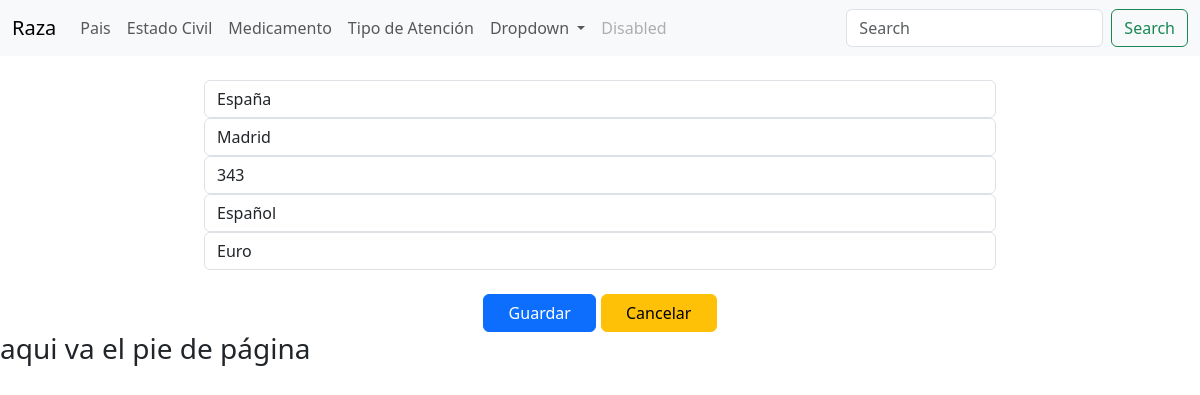
Screenshot of /editarPais/3 with the database file from the repository.
### Aplicaciones/Registro/models.py (models this page shows)
class Pais(models.Model):
    codigo_pa_va=models.AutoField(primary_key=True)
    nombre_pa_va=models.CharField(max_length=50)
    capital_va=models.CharField(max_length=50)
    poblacion_va=models.IntegerField()
    idioma_va=models.CharField(max_length=50)
    moneda_va=models.CharField(max_length=50)

### Aplicaciones/Registro/views.py (the view)
# urls.py: path('editarPais/<codigo_pa_va>', views.editarPais),
def editarPais(request, codigo_pa_va):
    paisEditar=Pais.objects.get(codigo_pa_va=codigo_pa_va)
    return render(request, 'editarPais.html', {'pais': paisEditar})

### Aplicaciones/Registro/templates/editarPais.html (shortened to what this page needs)
{% extends "./plantilla.html" %}
{% block contenido %}
{% load static %}
<div class="row">
  <div class="col-md-2">
  </div>
  <div class="col-md-8">
    <form class="" action="/procesarinformacionPais/" method="post">
        <input type="text" name="nombre_pa_va" value="{{pais.nombre_pa_va}}" id="nombre_pa_va" placeholder="Ingrese el nombre" class="form-control" required>
        <input type="text" name="capital_va" value="{{pais.capital_va}}" id="capital_va" placeholder="Ingrese la capital" class="form-control" required>
        <input type="text" name="poblacion_va" value="{{pais.poblacion_va}}" id="poblacion_va" placeholder="Ingrese la Poblacion" class="form-control" required>
        <input type="text" name="idioma_va" value="{{pais.idioma_va}}" id="idioma_va" placeholder="Ingrese el idioma" class="form-control" required>
         <input type="text" name="moneda_va" value="{{pais.moneda_va}}" id="moneda_va" placeholder="Ingrese la moneda" class="form-control" required>
         <br>
         <center>
           <button type="submit" name="button" class="btn btn-primary">&nbsp;&nbsp;&nbsp;Guardar&nbsp;&nbsp;&nbsp;</button>
           <button type="reset" name="button" class="btn btn-warning">&nbsp;&nbsp;&nbsp;Cancelar&nbsp;&nbsp;&nbsp;</button>
         </center>
      </form>
  </div>
</div>
  {% endblock %}

### rows the page displays
Pais: nombre_pa_va "España", capital_va "Madrid", poblacion_va "343", idioma_va "Español", moneda_va "Euro"
